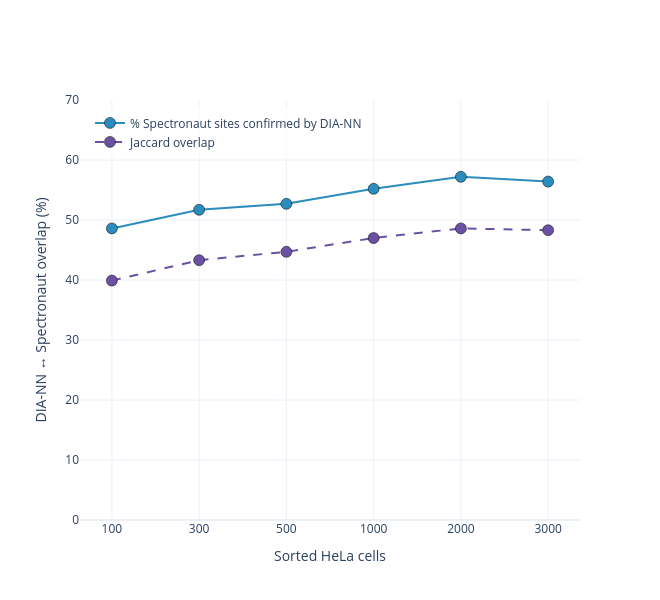

Notebook source saved alongside this figure:
### Code cell
# Overlap vs sorted cells (Reviewer 3, comment 2). no_mult = Figure 3a convention.
x = [str(n) for n in overlap["cells"]]
fig = go.Figure()
fig.add_trace(go.Scatter(x=x, y=overlap["%Spec_in_DIANN_no_mult"], mode="lines+markers",
    name="% Spectronaut sites confirmed by DIA-NN",
    marker=dict(size=11, color="#2b8cbe", line=dict(width=0.5, color="black")), line=dict(width=2, color="#2b8cbe")))
fig.add_trace(go.Scatter(x=x, y=overlap["Jaccard_no_mult"], mode="lines+markers", name="Jaccard overlap",
    marker=dict(size=11, color="#6a51a3", line=dict(width=0.5, color="black")), line=dict(width=2, color="#6a51a3", dash="dash")))
fig.update_layout(width=660, height=600, template="plotly_white",
    xaxis_title="Sorted HeLa cells", yaxis_title="DIA-NN ↔ Spectronaut overlap (%)",
    legend=dict(x=0.02, y=0.98, bgcolor="rgba(255,255,255,0.7)"))
fig.update_yaxes(range=[0, 70])
fig.show()
fig.write_image(str(FIG_DIR / "figure3_diann_spectronaut_overlap.pdf"), width=600, height=600)
#fig.write_image(str(FIG_DIR / "figure3_diann_spectronaut_overlap.png"), width=660, height=600, scale=2)

### Figure 1 — Plotly figure (JSON) as saved in the notebook; plotly's stock layout.template omitted (floating-point values rounded to 4 significant figures)
{"data": [{"line": {"color": "#2b8cbe", "width": 2}, "marker": {"color": "#2b8cbe", "line": {"color": "black", "width": 0.5}, "size": 11}, "mode": "lines+markers", "name": "% Spectronaut sites confirmed by DIA-NN", "type": "scatter", "x": ["100", "300", "500", "1000", "2000", "3000"], "y": [48.6, 51.7, 52.7, 55.2, 57.2, 56.4]}, {"line": {"color": "#6a51a3", "dash": "dash", "width": 2}, "marker": {"color": "#6a51a3", "line": {"color": "black", "width": 0.5}, "size": 11}, "mode": "lines+markers", "name": "Jaccard overlap", "type": "scatter", "x": ["100", "300", "500", "1000", "2000", "3000"], "y": [39.9, 43.3, 44.7, 47.0, 48.6, 48.3]}], "layout": {"height": 600, "legend": {"bgcolor": "rgba(255,255,255,0.7)", "x": 0.02, "y": 0.98}, "width": 660, "xaxis": {"title": {"text": "Sorted HeLa cells"}}, "yaxis": {"range": [0, 70], "title": {"text": "DIA-NN ↔ Spectronaut overlap (%)"}}}}
